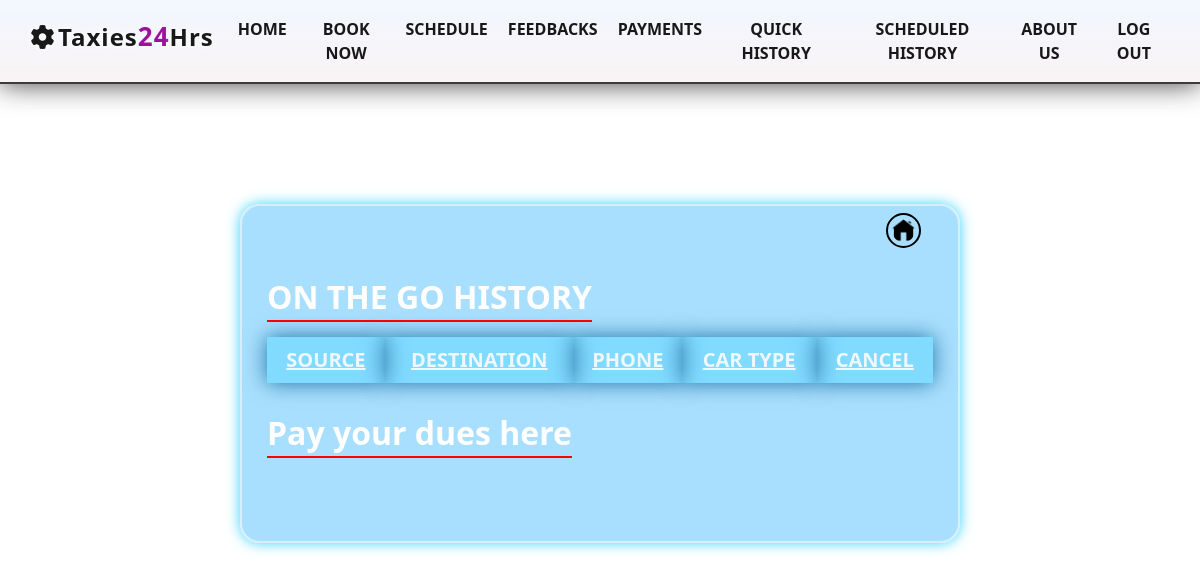
Page /quickhistory/ (signed in) on the earlier database version.
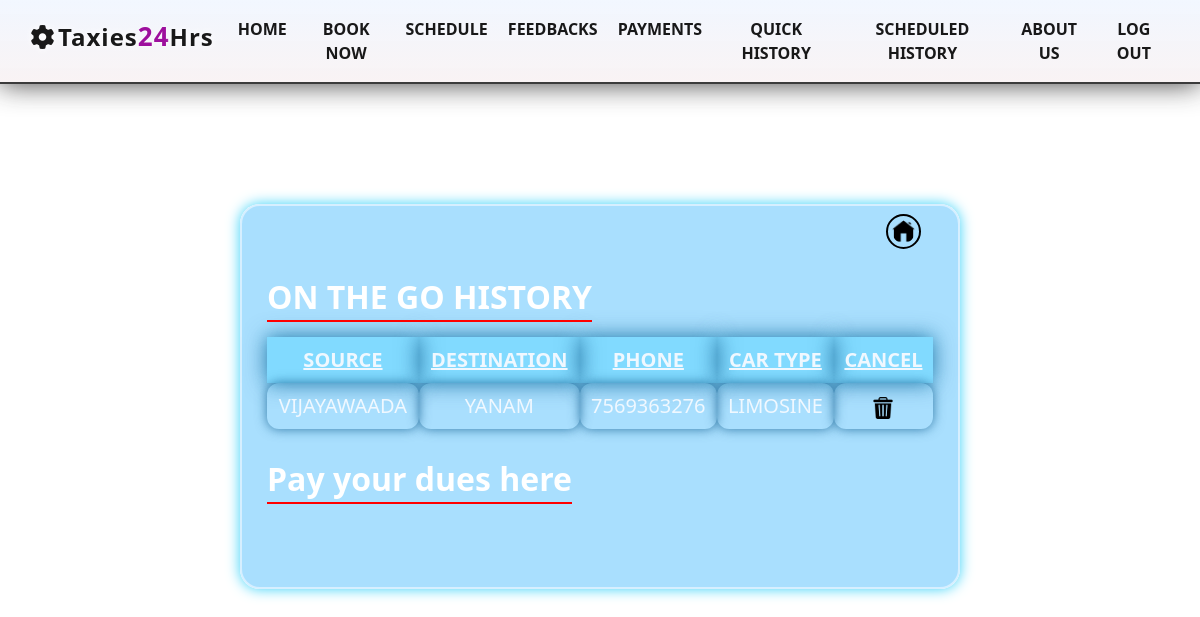
Same page on the later database version.
### Rentals/models.py (models this page shows, shortened)
class RidesRightNow(models.Model):
    user_name = models.CharField(max_length=200)
    source = models.CharField(max_length=200)
    destination = models.CharField(max_length=200)
    cartype = models.CharField(max_length=100)
    phone = models.CharField(max_length=60)

### Rentals/views.py (the view)
# urls.py: path('quickhistory/', views.QuickBookingHistory, name='quickhistory'),
def QuickBookingHistory(request):
    if request.user.is_authenticated:
        if request.user.is_staff == True:
            travel_list = RidesRightNow.objects.all()
        else:
            username = request.user.username
            travel_list = RidesRightNow.objects.filter(user_name=username)
        return render(request, 'Rentals/quickhistory.html', {'travel_list': travel_list})
    messages.error(request, 'Please, Login First!')
    return redirect('/')

### Rentals/templates/Rentals/quickhistory.html (shortened to what this page needs)
{% extends 'base.html' %}
{% block body %}
<div class="historytable">
    <a href="/"><img src="/static/styles/Images&Gifs/homeico.png" class="homemin"></a>
      <h1>ON THE GO HISTORY</h1>
      <table>
      <tr>
        <th>SOURCE</th>
        <th>DESTINATION</th>
        <th>PHONE</th>
        <th>CAR TYPE</th>
        <th>Cancel</th>
      </tr>
      {% for i in travel_list %}
      <tr>
        <td>{{i.source}}</td>
        <td>{{i.destination}}</td>
        <td>{{i.phone}}</td>
        <td>{{i.cartype}}</td>
        <td><a href="delete1/{{ i.id }}"><img src="/static/styles/Images&Gifs/bin.png" class="delbin"></a></td>
      </tr>
      {% endfor %}
      </table>
      <h1 class="payment">Pay your dues here </h1><form><script src="https://checkout.razorpay.com/v1/payment-button.js" data-payment_button_id="pl_KnLeWBdEYw7nhW" async> </script> </form>
  </div>
{% endblock body %}

Differences in the rows shown:
added RidesRightNow: source "VIJAYAWAADA", destination "YANAM", phone "7569363276", cartype "LIMOSINE"
